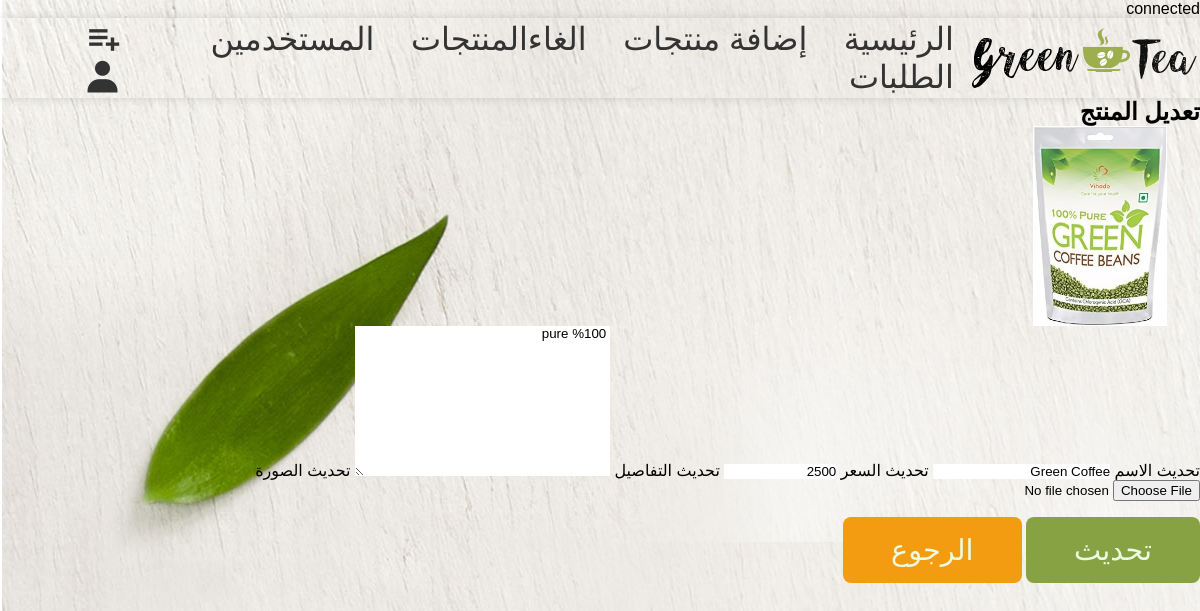
/update_product.php?update=6, run on the app's committed database.
### tables this page shows
CREATE TABLE `products` (
  `id` int(11) NOT NULL,
  `name` varchar(255) NOT NULL,
  `price` decimal(10,0) NOT NULL,
  `image` varchar(255) NOT NULL,
  `details` text NOT NULL
);

### update_product.php (the view, shortened to what this page needs)
<?php
include 'components/connection.php';
?>
<!DOCTYPE html>
<html lang="ar">
<head>
   <link rel="stylesheet" href="https://cdnjs.cloudflare.com/ajax/libs/font-awesome/6.1.1/css/all.min.css">
   <link rel="stylesheet" href="admin_style.css">
   <link href='https://unpkg.com/boxicons@2.1.4/css/boxicons.min.css' rel='stylesheet'>
</head>
<body>
   <?php include 'admin_header.php'; ?>
   <section class="add-product">
      <h1 class="heading">تعديل المنتج</h1>
      <?php
         $update_id = $_GET['update'];
         $select_products = $conn->prepare("SELECT * FROM products WHERE id = ?");
         $select_products->execute([$update_id]);
         if($select_products->rowCount() > 0){
            while($fetch_products = $select_products->fetch(PDO::FETCH_ASSOC)){
      ?>
      <form action="" method="post" enctype="multipart/form-data">
         <div class="image-container">
            <img src="image/<?= $fetch_products['image']; ?>" alt="" style="width: 200px; height: 200px; object-fit: contain;">
         </div>
         <div class="flex">
           <span>تحديث الاسم</span>
           <input type="text" name="name" required placeholder="أدخل اسم المنتج" class="box" maxlength="100" value="<?= $fetch_products['name']; ?>">
           <span>تحديث السعر</span>
           <input type="number" name="price" required placeholder="أدخل سعر المنتج" class="box" min="0" max="9999999999" onkeypress="if(this.value.length == 10) return false;" value="<?= $fetch_products['price']; ?>">
           <span>تحديث التفاصيل</span>
           <textarea name="details" class="box" required cols="30" rows="10"><?= $fetch_products['details']; ?></textarea>
           <span>تحديث الصورة</span>
           <input type="file" name="image" accept="image/jpg, image/jpeg, image/png, image/webp" class="box">
           <div class="flex-btn">
              <input type="submit" name="update" class="btn" value="تحديث">
              <a href="view_products.php" class="option-btn">الرجوع</a>
           </div>
         </div>
      </form>
      <?php
            }
         }else{
            echo '<p class="empty">لا يوجد منتج بهذا المعرف!</p>';
         }
      ?>
   </section>
</body>
</html>

### admin_style.css (style rules this page uses)
:root { --green: #87a243; --orange: #f39c12; --red: #e74c3c; --black: #333; --white: #eafbe0; --light-color: #666; --light-bg: #f5f5f5; --border: .1rem solid rgba(0,0,0,.1); --box-shadow: 0 0 10px rgba(0 0 0/15%); }
* { font-family: 'Cairo', sans-serif; margin: 0; padding: 0; box-sizing: border-box; outline: none; border: none; text-decoration: none; }
body { background-image: url('img/body-bg.jpg'); width: 100%; background-color: var(--light-bg); direction: rtl; }
.btn, .delete-btn, .option-btn { display: inline-block; padding: 1rem 3rem; cursor: pointer; color: var(--white); font-size: 1.8rem; border-radius: .5rem; text-transform: capitalize; margin-top: 1rem; }
.btn { background-color: var(--green); }
.option-btn { background-color: var(--orange); }

### data on the page
products: image (picture), name "Green Coffee", price "2500", details "pure %100"
